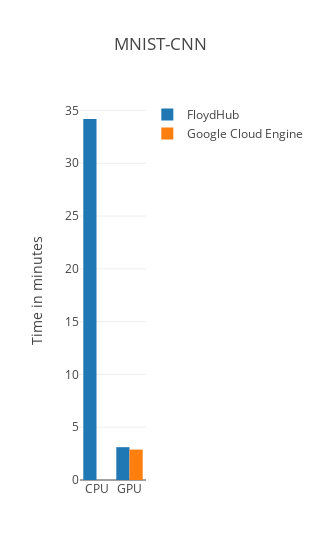

Source (notebook cell):
### Markdown cell above
## 2. MNIST ConvNet
<a name="CNN"></a>

Conv(32,3,3)[ReLU] -> Conv(64,3,3)[ReLU] -> MaxPool(2,2)[Dropout 0.25] ->
FC(_, 128)[ReLU][Dropout 0.5] -> FC(128, 10)[Softmax]

### Code cell
# Extract info from CSV
fh_mnist_mlp_file = ['../logs/fh/cpu/mnist_cnn_tensorflow.csv',
                     '../logs/fh/gpu/mnist_cnn_tensorflow.csv']

gce_mnist_mlp_file = ['../logs/gce/gpu/mnist_cnn_tensorflow.csv']

fh_time = []
for csv_file in fh_mnist_mlp_file:
    fh_time.append(from_csv_to_time(csv_file))

gce_time = []
for csv_file in gce_mnist_mlp_file:
    gce_time.append(from_csv_to_time(csv_file))
    
# Plot
plot_total_time(fh_time, gce_time, title="MNIST-CNN")

### Figure 1 — Plotly figure (JSON) as saved in the notebook; plotly's stock layout.template omitted (floating-point values rounded to 4 significant figures)
{"data": [{"name": "FloydHub", "type": "bar", "x": ["CPU", "GPU"], "y": [34.19, 3.108]}, {"name": "Google Cloud Engine", "type": "bar", "x": ["GPU"], "y": [2.878]}], "layout": {"barmode": "group", "title": "MNIST-CNN", "width": 1, "yaxis": {"title": "Time in minutes"}}}
